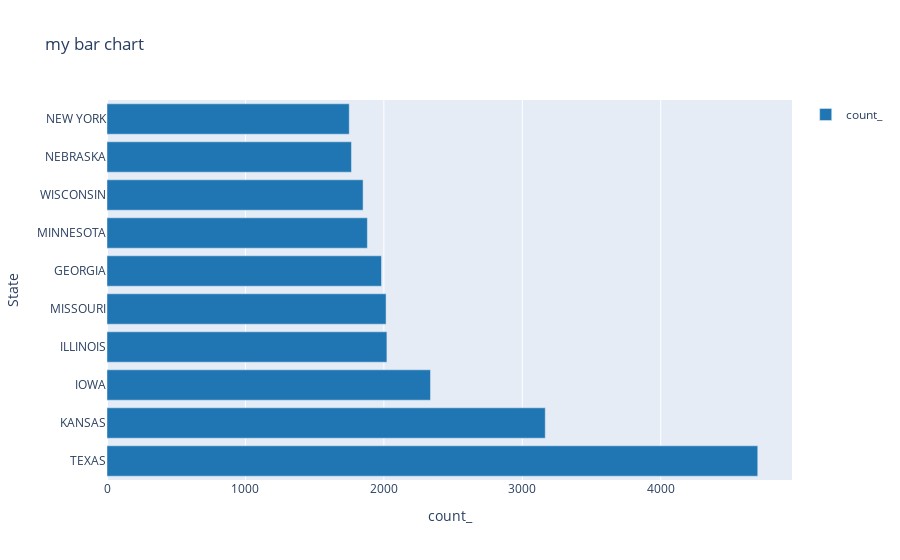
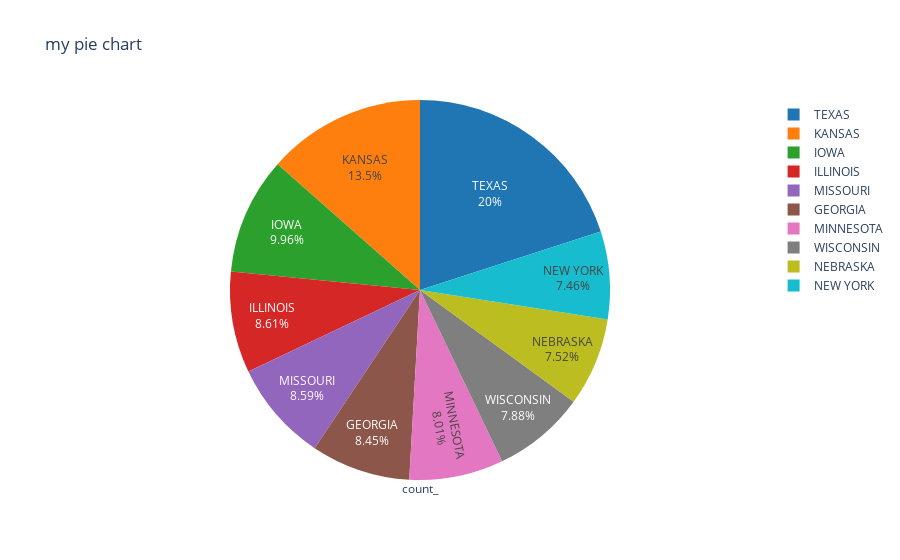

Notebook source saved alongside these figures, in order:
### Markdown cell above
#### 4.2 Using Print vs Display function in Python 
Print and Display outputs are different. See below as an example.

### Code cell
%kql bar_chart << StormEvents | summarize count() by State | sort by count_ | limit 10 | render barchart title='my bar chart'
print(bar_chart)
display(bar_chart)

%kql pie_chart << StormEvents | summarize count() by State | sort by count_ | limit 10 | render piechart title='my pie chart'
display(pie_chart)

### Figure 1 — Plotly figure (JSON) as saved in the notebook; plotly's stock layout.template omitted (floating-point values rounded to 4 significant figures)
{"data": [{"marker": {"color": "rgb(31, 118, 179)"}, "name": "count_", "orientation": "h", "type": "bar", "x": [4701, 3166, 2337, 2022, 2016, 1983, 1881, 1850, 1766, 1750], "y": ["TEXAS", "KANSAS", "IOWA", "ILLINOIS", "MISSOURI", "GEORGIA", "MINNESOTA", "WISCONSIN", "NEBRASKA", "NEW YORK"]}], "layout": {"showlegend": true, "title": {"text": "my bar chart"}, "xaxis": {"ticksuffix": "", "title": {"text": "count_"}, "type": "linear"}, "yaxis": {"title": {"text": "State"}, "type": "category"}}}

### Figure 2 — Plotly figure (JSON) as saved in the notebook; plotly's stock layout.template omitted (floating-point values rounded to 4 significant figures)
{"data": [{"domain": {"x": [0, 1], "y": [0, 1]}, "labels": ["TEXAS", "KANSAS", "IOWA", "ILLINOIS", "MISSOURI", "GEORGIA", "MINNESOTA", "WISCONSIN", "NEBRASKA", "NEW YORK"], "marker": {"colors": ["rgb(31, 118, 179)", "rgb(254, 127, 14)", "rgb(44, 160, 44)", "rgb(214, 39, 39)", "rgb(147, 102, 189)", "rgb(140, 86, 74)", "rgb(227, 119, 193)", "rgb(127, 127, 127)", "rgb(188, 189, 33)", "rgb(23, 189, 206)"]}, "name": "count_", "textinfo": "label+percent", "type": "pie", "values": [4701, 3166, 2337, 2022, 2016, 1983, 1881, 1850, 1766, 1750]}], "layout": {"annotations": [{"showarrow": false, "text": "count_", "x": 0.5, "y": -0.05}], "showlegend": true, "title": {"text": "my pie chart"}}}
